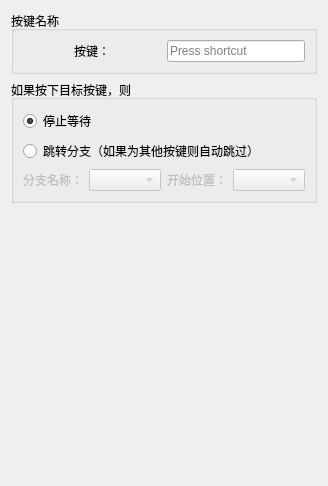
       <widget class="QWidget" name="tab_33">
        <attribute name="title">
         <string>按键等待</string>
        </attribute>
        <layout class="QVBoxLayout" name="verticalLayout_75">
         <item>
          <widget class="QGroupBox" name="groupBox_40">
           <property name="title">
            <string>按键名称</string>
           </property>
           <layout class="QGridLayout" name="gridLayout_45" columnstretch="1,1">
            <item row="0" column="0">
             <widget class="QLabel" name="label_131">
              <property name="text">
               <string>按键：</string>
              </property>
              <property name="alignment">
               <set>Qt::AlignmentFlag::AlignCenter</set>
              </property>
             </widget>
            </item>
            <item row="0" column="1">
             <widget class="QKeySequenceEdit" name="keySequenceEdit_2"/>
            </item>
           </layout>
          </widget>
         </item>
         <item>
          <widget class="QGroupBox" name="groupBox_41">
           <property name="title">
            <string>如果按下目标按键，则</string>
           </property>
           <layout class="QVBoxLayout" name="verticalLayout_73">
            <item>
             <widget class="QRadioButton" name="radioButton_22">
              <property name="text">
               <string>停止等待</string>
              </property>
              <property name="checked">
               <bool>true</bool>
              </property>
             </widget>
            </item>
            <item>
             <layout class="QGridLayout" name="gridLayout_46" columnstretch="1,1,1,1">
              <item row="1" column="0">
               <widget class="QLabel" name="label_133">
                <property name="enabled">
                 <bool>false</bool>
                </property>
                <property name="text">
                 <string>分支名称：</string>
                </property>
                <property name="alignment">
                 <set>Qt::AlignmentFlag::AlignCenter</set>
                </property>
               </widget>
              </item>
              <item row="1" column="1">
               <widget class="QComboBox" name="comboBox_41">
                <property name="enabled">
                 <bool>false</bool>
                </property>
               </widget>
              </item>
              <item row="1" column="2">
               <widget class="QLabel" name="label_132">
                <property name="enabled">
                 <bool>false</bool>
                </property>
                <property name="text">
                 <string>开始位置：</string>
                </property>
                <property name="alignment">
                 <set>Qt::AlignmentFlag::AlignCenter</set>
                </property>
               </widget>
              </item>
              <item row="1" column="3">
               <widget class="QComboBox" name="comboBox_42">
                <property name="enabled">
                 <bool>false</bool>
                </property>
               </widget>
              </item>
              <item row="0" column="0" colspan="4">
               <widget class="QRadioButton" name="radioButton_21">
                <property name="text">
                 <string>跳转分支（如果为其他按键则自动跳过）</string>
                </property>
               </widget>
              </item>
             </layout>
            </item>
           </layout>
          </widget>
         </item>
         <item>
          <spacer name="verticalSpacer_26">
           <property name="orientation">
            <enum>Qt::Orientation::Vertical</enum>
           </property>
           <property name="sizeHint" stdset="0">
            <size>
             <width>20</width>
             <height>272</height>
            </size>
           </property>
          </spacer>
         </item>
        </layout>
       </widget>
